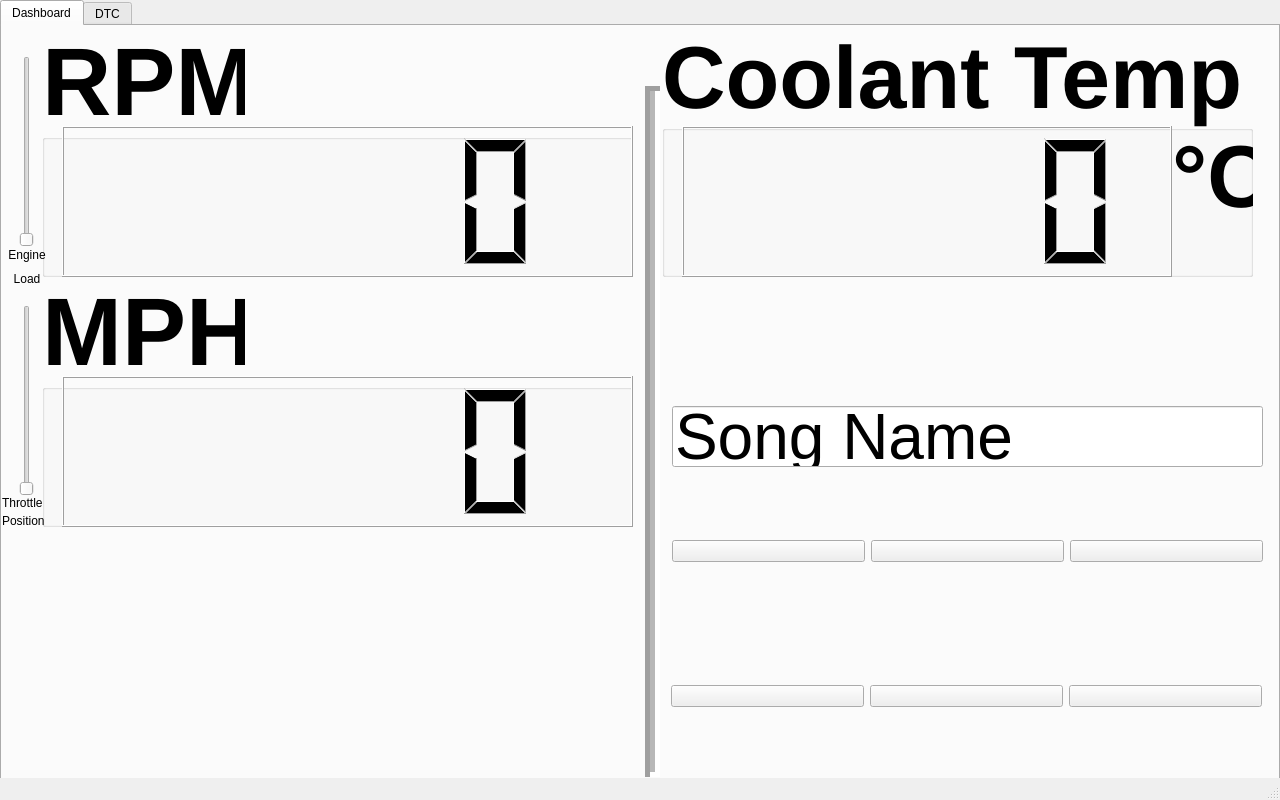
<?xml version="1.0" encoding="UTF-8"?>
<ui version="4.0">
 <class>AutoPi</class>
 <widget class="QMainWindow" name="AutoPi">
  <property name="geometry">
   <rect>
    <x>0</x>
    <y>0</y>
    <width>1280</width>
    <height>800</height>
   </rect>
  </property>
  <property name="windowTitle">
   <string>AutoPi</string>
  </property>
  <widget class="QWidget" name="centralwidget">
   <widget class="QTabWidget" name="tabWidget">
    <property name="geometry">
     <rect>
      <x>0</x>
      <y>0</y>
      <width>1280</width>
      <height>800</height>
     </rect>
    </property>
    <property name="currentIndex">
     <number>0</number>
    </property>
    <widget class="QWidget" name="tabDash">
     <attribute name="title">
      <string>Dashboard</string>
     </attribute>
     <widget class="Line" name="line">
      <property name="geometry">
       <rect>
        <x>640</x>
        <y>60</y>
        <width>20</width>
        <height>691</height>
       </rect>
      </property>
      <property name="lineWidth">
       <number>5</number>
      </property>
      <property name="midLineWidth">
       <number>5</number>
      </property>
      <property name="orientation">
       <enum>Qt::Vertical</enum>
      </property>
     </widget>
     <widget class="QGroupBox" name="groupBox">
      <property name="geometry">
       <rect>
        <x>40</x>
        <y>0</y>
        <width>591</width>
        <height>251</height>
       </rect>
      </property>
      <property name="font">
       <font>
        <pointsize>72</pointsize>
        <weight>75</weight>
        <bold>true</bold>
       </font>
      </property>
      <property name="title">
       <string>RPM</string>
      </property>
      <property name="alignment">
       <set>Qt::AlignLeading|Qt::AlignLeft|Qt::AlignVCenter</set>
      </property>
      <property name="flat">
       <bool>false</bool>
      </property>
      <widget class="QLCDNumber" name="lcdNumberRPM">
       <property name="geometry">
        <rect>
         <x>20</x>
         <y>100</y>
         <width>571</width>
         <height>151</height>
        </rect>
       </property>
      </widget>
     </widget>
     <widget class="QWidget" name="horizontalLayoutWidget_2">
      <property name="geometry">
       <rect>
        <x>670</x>
        <y>450</y>
        <width>591</width>
        <height>151</height>
       </rect>
      </property>
      <layout class="QHBoxLayout" name="horizontalLayout_2">
       <item>
        <widget class="QPushButton" name="pushButton_Back">
         <property name="contextMenuPolicy">
          <enum>Qt::NoContextMenu</enum>
         </property>
         <property name="layoutDirection">
          <enum>Qt::LeftToRight</enum>
         </property>
         <property name="styleSheet">
          <string notr="true"/>
         </property>
         <property name="text">
          <string/>
         </property>
         <property name="icon">
          <iconset resource="Media_Buttons.qrc">
           <normaloff>:/Media Buttons/Oxygen-Icons.org-Oxygen-Actions-media-skip-backward.ico</normaloff>:/Media Buttons/Oxygen-Icons.org-Oxygen-Actions-media-skip-backward.ico</iconset>
         </property>
         <property name="iconSize">
          <size>
           <width>128</width>
           <height>128</height>
          </size>
         </property>
        </widget>
       </item>
       <item>
        <widget class="QPushButton" name="pushButton_Play">
         <property name="contextMenuPolicy">
          <enum>Qt::NoContextMenu</enum>
         </property>
         <property name="layoutDirection">
          <enum>Qt::LeftToRight</enum>
         </property>
         <property name="styleSheet">
          <string notr="true"/>
         </property>
         <property name="text">
          <string/>
         </property>
         <property name="icon">
          <iconset>
           <normalon>:/Play/Oxygen-Icons.org-Oxygen-Actions-media-playback-start.ico</normalon>
           <disabledon>:/Media Buttons/Oxygen-Icons.org-Oxygen-Actions-media-playback-start.ico</disabledon>
          </iconset>
         </property>
         <property name="iconSize">
          <size>
           <width>128</width>
           <height>128</height>
          </size>
         </property>
        </widget>
       </item>
       <item>
        <widget class="QPushButton" name="pushButton_Next">
         <property name="contextMenuPolicy">
          <enum>Qt::NoContextMenu</enum>
         </property>
         <property name="layoutDirection">
          <enum>Qt::LeftToRight</enum>
         </property>
         <property name="styleSheet">
          <string notr="true"/>
         </property>
         <property name="text">
          <string/>
         </property>
         <property name="icon">
          <iconset resource="Media_Buttons.qrc">
           <normaloff>:/Media Buttons/Oxygen-Icons.org-Oxygen-Actions-media-skip-forward.ico</normaloff>:/Media Buttons/Oxygen-Icons.org-Oxygen-Actions-media-skip-forward.ico</iconset>
         </property>
         <property name="iconSize">
          <size>
           <width>128</width>
           <height>128</height>
          </size>
         </property>
        </widget>
       </item>
      </layout>
     </widget>
     <widget class="QLineEdit" name="lineEditNowPlaying">
      <property name="geometry">
       <rect>
        <x>670</x>
        <y>380</y>
        <width>591</width>
        <height>61</height>
       </rect>
      </property>
      <property name="font">
       <font>
        <pointsize>48</pointsize>
       </font>
      </property>
      <property name="text">
       <string>Song Name</string>
      </property>
     </widget>
     <widget class="QGroupBox" name="groupBox_2">
      <property name="geometry">
       <rect>
        <x>40</x>
        <y>250</y>
        <width>591</width>
        <height>251</height>
       </rect>
      </property>
      <property name="font">
       <font>
        <pointsize>72</pointsize>
        <weight>75</weight>
        <bold>true</bold>
       </font>
      </property>
      <property name="title">
       <string>MPH</string>
      </property>
      <property name="alignment">
       <set>Qt::AlignLeading|Qt::AlignLeft|Qt::AlignVCenter</set>
      </property>
      <property name="flat">
       <bool>false</bool>
      </property>
      <widget class="QLCDNumber" name="lcdNumberMPH">
       <property name="geometry">
        <rect>
         <x>20</x>
         <y>100</y>
         <width>571</width>
         <height>151</height>
        </rect>
       </property>
      </widget>
     </widget>
     <widget class="QWidget" name="horizontalLayoutWidget">
      <property name="geometry">
       <rect>
        <x>669</x>
        <y>600</y>
        <width>591</width>
        <height>141</height>
       </rect>
      </property>
      <layout class="QHBoxLayout" name="horizontalLayout">
       <item>
        <widget class="QPushButton" name="pushButton_Rewind">
         <property name="contextMenuPolicy">
          <enum>Qt::NoContextMenu</enum>
         </property>
         <property name="layoutDirection">
          <enum>Qt::LeftToRight</enum>
         </property>
         <property name="styleSheet">
          <string notr="true"/>
         </property>
         <property name="text">
          <string/>
         </property>
         <property name="icon">
          <iconset resource="Media_Buttons.qrc">
           <normaloff>:/Media Buttons/Oxygen-Icons.org-Oxygen-Actions-media-seek-backward.ico</normaloff>
           <normalon>:/Play/Oxygen-Icons.org-Oxygen-Actions-media-playback-start.ico</normalon>
           <disabledon>:/Media Buttons/Oxygen-Icons.org-Oxygen-Actions-media-playback-start.ico</disabledon>:/Media Buttons/Oxygen-Icons.org-Oxygen-Actions-media-seek-backward.ico</iconset>
         </property>
         <property name="iconSize">
          <size>
           <width>128</width>
           <height>128</height>
          </size>
         </property>
        </widget>
       </item>
       <item>
        <widget class="QPushButton" name="pushButton_Stop">
         <property name="contextMenuPolicy">
          <enum>Qt::NoContextMenu</enum>
         </property>
         <property name="layoutDirection">
          <enum>Qt::LeftToRight</enum>
         </property>
         <property name="styleSheet">
          <string notr="true"/>
         </property>
         <property name="text">
          <string/>
         </property>
         <property name="icon">
          <iconset resource="Media_Buttons.qrc">
           <normaloff>:/Media Buttons/Oxygen-Icons.org-Oxygen-Actions-media-playback-stop.ico</normaloff>
           <normalon>:/Play/Oxygen-Icons.org-Oxygen-Actions-media-playback-start.ico</normalon>
           <disabledon>:/Media Buttons/Oxygen-Icons.org-Oxygen-Actions-media-playback-start.ico</disabledon>:/Media Buttons/Oxygen-Icons.org-Oxygen-Actions-media-playback-stop.ico</iconset>
         </property>
         <property name="iconSize">
          <size>
           <width>128</width>
           <height>128</height>
          </size>
         </property>
        </widget>
       </item>
       <item>
        <widget class="QPushButton" name="pushButton_FF">
         <property name="contextMenuPolicy">
          <enum>Qt::NoContextMenu</enum>
         </property>
         <property name="layoutDirection">
          <enum>Qt::LeftToRight</enum>
         </property>
         <property name="styleSheet">
          <string notr="true"/>
         </property>
         <property name="text">
          <string/>
         </property>
         <property name="icon">
          <iconset resource="Media_Buttons.qrc">
           <normaloff>:/Media Buttons/Oxygen-Icons.org-Oxygen-Actions-media-seek-forward.ico</normaloff>
           <normalon>:/Play/Oxygen-Icons.org-Oxygen-Actions-media-playback-start.ico</normalon>
           <disabledon>:/Media Buttons/Oxygen-Icons.org-Oxygen-Actions-media-playback-start.ico</disabledon>:/Media Buttons/Oxygen-Icons.org-Oxygen-Actions-media-seek-forward.ico</iconset>
         </property>
         <property name="iconSize">
          <size>
           <width>128</width>
           <height>128</height>
          </size>
         </property>
        </widget>
       </item>
      </layout>
     </widget>
     <widget class="QSlider" name="verticalSliderThrottle">
      <property name="geometry">
       <rect>
        <x>10</x>
        <y>279</y>
        <width>29</width>
        <height>191</height>
       </rect>
      </property>
      <property name="orientation">
       <enum>Qt::Vertical</enum>
      </property>
     </widget>
     <widget class="QWidget" name="verticalLayoutWidget">
      <property name="geometry">
       <rect>
        <x>0</x>
        <y>470</y>
        <width>61</width>
        <height>31</height>
       </rect>
      </property>
      <layout class="QVBoxLayout" name="verticalLayout">
       <item>
        <widget class="QLabel" name="label">
         <property name="text">
          <string>Throttle</string>
         </property>
        </widget>
       </item>
       <item>
        <widget class="QLabel" name="label_2">
         <property name="text">
          <string>Position</string>
         </property>
        </widget>
       </item>
      </layout>
     </widget>
     <widget class="QGroupBox" name="groupBox_3">
      <property name="geometry">
       <rect>
        <x>660</x>
        <y>0</y>
        <width>591</width>
        <height>251</height>
       </rect>
      </property>
      <property name="font">
       <font>
        <pointsize>66</pointsize>
        <weight>75</weight>
        <bold>true</bold>
       </font>
      </property>
      <property name="title">
       <string>Coolant Temp</string>
      </property>
      <property name="alignment">
       <set>Qt::AlignLeading|Qt::AlignLeft|Qt::AlignVCenter</set>
      </property>
      <property name="flat">
       <bool>false</bool>
      </property>
      <widget class="QLCDNumber" name="lcdNumberCoolantTemp">
       <property name="geometry">
        <rect>
         <x>20</x>
         <y>100</y>
         <width>490</width>
         <height>151</height>
        </rect>
       </property>
      </widget>
      <widget class="QLabel" name="label_5">
       <property name="geometry">
        <rect>
         <x>510</x>
         <y>80</y>
         <width>81</width>
         <height>141</height>
        </rect>
       </property>
       <property name="font">
        <font>
         <pointsize>66</pointsize>
        </font>
       </property>
       <property name="text">
        <string>°C</string>
       </property>
      </widget>
     </widget>
     <widget class="QSlider" name="verticalSliderLoad">
      <property name="geometry">
       <rect>
        <x>10</x>
        <y>30</y>
        <width>29</width>
        <height>191</height>
       </rect>
      </property>
      <property name="orientation">
       <enum>Qt::Vertical</enum>
      </property>
     </widget>
     <widget class="QWidget" name="verticalLayoutWidget_2">
      <property name="geometry">
       <rect>
        <x>0</x>
        <y>220</y>
        <width>50</width>
        <height>42</height>
       </rect>
      </property>
      <layout class="QVBoxLayout" name="verticalLayout_2">
       <item>
        <widget class="QLabel" name="label_3">
         <property name="enabled">
          <bool>true</bool>
         </property>
         <property name="layoutDirection">
          <enum>Qt::LeftToRight</enum>
         </property>
         <property name="text">
          <string>Engine</string>
         </property>
         <property name="alignment">
          <set>Qt::AlignCenter</set>
         </property>
        </widget>
       </item>
       <item>
        <widget class="QLabel" name="label_4">
         <property name="text">
          <string>Load</string>
         </property>
         <property name="alignment">
          <set>Qt::AlignCenter</set>
         </property>
        </widget>
       </item>
      </layout>
     </widget>
    </widget>
    <widget class="QWidget" name="tabDTC">
     <attribute name="title">
      <string>DTC</string>
     </attribute>
     <widget class="QTableWidget" name="tableWidget">
      <property name="geometry">
       <rect>
        <x>0</x>
        <y>0</y>
        <width>795</width>
        <height>545</height>
       </rect>
      </property>
      <attribute name="horizontalHeaderCascadingSectionResizes">
       <bool>true</bool>
      </attribute>
      <attribute name="horizontalHeaderDefaultSectionSize">
       <number>100</number>
      </attribute>
      <attribute name="horizontalHeaderHighlightSections">
       <bool>false</bool>
      </attribute>
      <attribute name="horizontalHeaderMinimumSectionSize">
       <number>100</number>
      </attribute>
      <attribute name="horizontalHeaderShowSortIndicator" stdset="0">
       <bool>false</bool>
      </attribute>
      <attribute name="horizontalHeaderStretchLastSection">
       <bool>true</bool>
      </attribute>
      <attribute name="verticalHeaderDefaultSectionSize">
       <number>30</number>
      </attribute>
      <attribute name="verticalHeaderStretchLastSection">
       <bool>false</bool>
      </attribute>
      <column>
       <property name="text">
        <string>Date/Time</string>
       </property>
      </column>
      <column>
       <property name="text">
        <string>Code #</string>
       </property>
      </column>
      <column>
       <property name="text">
        <string>Description</string>
       </property>
      </column>
     </widget>
    </widget>
   </widget>
  </widget>
  <widget class="QStatusBar" name="statusbar"/>
 </widget>
 <resources>
  <include location="Media_Buttons.qrc"/>
 </resources>
 <connections/>
</ui>
